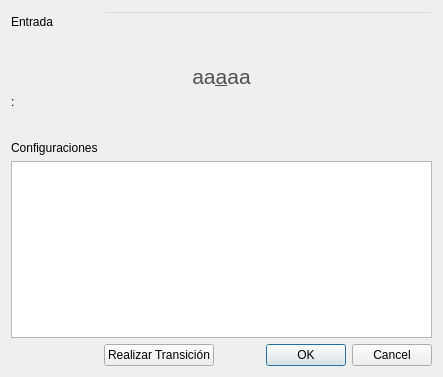
<?xml version="1.0" encoding="UTF-8"?>
<ui version="4.0">
 <class>DialogSimulator</class>
 <widget class="QDialog" name="DialogSimulator">
  <property name="geometry">
   <rect>
    <x>0</x>
    <y>0</y>
    <width>443</width>
    <height>377</height>
   </rect>
  </property>
  <property name="windowTitle">
   <string>Simulador</string>
  </property>
  <layout class="QGridLayout" name="gridLayout">
   <item row="9" column="2">
    <widget class="QPushButton" name="pb_makeTransition">
     <property name="text">
      <string>Realizar Transición</string>
     </property>
    </widget>
   </item>
   <item row="9" column="3">
    <widget class="QDialogButtonBox" name="buttonBox">
     <property name="orientation">
      <enum>Qt::Horizontal</enum>
     </property>
     <property name="standardButtons">
      <set>QDialogButtonBox::Cancel|QDialogButtonBox::Ok</set>
     </property>
    </widget>
   </item>
   <item row="0" column="1">
    <widget class="QLabel" name="label">
     <property name="text">
      <string>Entrada</string>
     </property>
    </widget>
   </item>
   <item row="2" column="1" colspan="3">
    <widget class="QLabel" name="la_tape">
     <property name="font">
      <font>
       <pointsize>16</pointsize>
       <weight>50</weight>
       <italic>false</italic>
       <bold>false</bold>
       <underline>false</underline>
       <strikeout>false</strikeout>
       <kerning>true</kerning>
      </font>
     </property>
     <property name="styleSheet">
      <string notr="true">color: rgb(80, 80, 80);</string>
     </property>
     <property name="text">
      <string>aa&lt;u&gt;a&lt;/u&gt;aa</string>
     </property>
     <property name="alignment">
      <set>Qt::AlignCenter</set>
     </property>
    </widget>
   </item>
   <item row="6" column="1" colspan="3">
    <widget class="QTextBrowser" name="tb_configurations"/>
   </item>
   <item row="4" column="1">
    <spacer name="verticalSpacer">
     <property name="orientation">
      <enum>Qt::Vertical</enum>
     </property>
     <property name="sizeHint" stdset="0">
      <size>
       <width>20</width>
       <height>40</height>
      </size>
     </property>
    </spacer>
   </item>
   <item row="1" column="1">
    <spacer name="verticalSpacer_2">
     <property name="orientation">
      <enum>Qt::Vertical</enum>
     </property>
     <property name="sizeHint" stdset="0">
      <size>
       <width>20</width>
       <height>40</height>
      </size>
     </property>
    </spacer>
   </item>
   <item row="0" column="2" colspan="2">
    <widget class="QLineEdit" name="le_input">
     <property name="enabled">
      <bool>true</bool>
     </property>
     <property name="styleSheet">
      <string notr="true">background-color: rgba(255, 255, 255, 0);</string>
     </property>
     <property name="readOnly">
      <bool>true</bool>
     </property>
    </widget>
   </item>
   <item row="5" column="1">
    <widget class="QLabel" name="label_2">
     <property name="text">
      <string>Configuraciones</string>
     </property>
    </widget>
   </item>
   <item row="3" column="1" colspan="2">
    <widget class="QLabel" name="la_accepted">
     <property name="text">
      <string>:</string>
     </property>
    </widget>
   </item>
  </layout>
 </widget>
 <resources/>
 <connections>
  <connection>
   <sender>buttonBox</sender>
   <signal>accepted()</signal>
   <receiver>DialogSimulator</receiver>
   <slot>accept()</slot>
   <hints>
    <hint type="sourcelabel">
     <x>433</x>
     <y>367</y>
    </hint>
    <hint type="destinationlabel">
     <x>157</x>
     <y>274</y>
    </hint>
   </hints>
  </connection>
  <connection>
   <sender>buttonBox</sender>
   <signal>rejected()</signal>
   <receiver>DialogSimulator</receiver>
   <slot>reject()</slot>
   <hints>
    <hint type="sourcelabel">
     <x>433</x>
     <y>367</y>
    </hint>
    <hint type="destinationlabel">
     <x>286</x>
     <y>274</y>
    </hint>
   </hints>
  </connection>
 </connections>
</ui>
